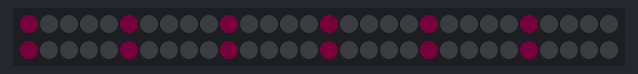
The sketch below on a simulated ESP8266 (NodeMCU). On the bench: 60 RGB LEDs in strip order, left to right, continuing on the next row. Dim RGB values are drawn brighter than linear; WiFi joins after 1.5 s; servers stay silent unless stated; network time is answered at once with the bench clock; the local clock reads 2024-03-15 10:24:30 at power-on unless the sketch sets it.

Above: at 0.1 s.
At 1.6 s:
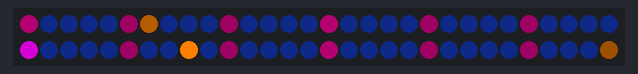

The sketch:

wol_clock.ino
```cpp
//************* Wol Clock by Jon Fuge ******************************

//************* Declare included libraries ******************************
#include <NTPClient.h>
#include <Time.h>
#include <TimeLib.h>
#include <Adafruit_NeoPixel.h>
#include <ESP8266WiFi.h>
#include <WiFiUdp.h>

//************* Declare structures ******************************
//Create structure for LED RGB information
struct RGB {
  byte r, g, b;
};

//Create structure for time information
struct TIME {
  byte Hour, Minute;
};

//************* Editable Options ******************************
//A cor do "12" para dar referência visual ao topo
const RGB Twelve = { 128, 0, 128 }; //roxa clara
//A cor dos "quartos" 3, 6 e 9 para dar referência visual
const RGB Quarters = { 64, 0, 40 }; //roxa escura
//Ta cor das "divisões" 1,2,4,5,7,8,10 e 11 para dar referência visual
const RGB Divisions = { 32, 0, 20 }; //roxa mais escura ainda
//Todos os outros pixels sem informação
const RGB Background = { 1, 3, 10 };//preto

//O ponteiro das horas
const RGB Hour = { 255, 128, 0 };//orange maximum
//O ponteiro dos minutos
const RGB Minute = { 64, 32, 0 };//orange medium
//O ponteiro dos segundos
const RGB Second = { 32, 16, 0 };//orange dim

// Fazer o relógio avançar ou retroceder (dependendo do hardware)
const char ClockGoBackwards = 1;

//Defina o brilho por hora para o modo noturno e diurno
const TIME WeekNight = {21, 30};     // A noite vai escurecer
const TIME WeekMorning = {6, 15};    // Manhã hora de ir brilhante
const TIME WeekendNight = {21, 30};  // A noite vai escurecer
const TIME WeekendMorning = {9, 30}; // Manhã hora de ir brilhante

const int day_brightness = 255;
const int night_brightness = 16;

//Defina seu fuso horário em horas de diferença rom GMT
const int hours_Offset_From_GMT = 0;

//Defina seus detalhes de wi-fi para que a placa possa se conectar e obter o tempo da internet
const char *ssid      = "JPL |||";    //  your network SSID (name)
const char *password  = "123@juarez"; // your network password

byte SetClock;

// Por padrão, 'time.nist.gov' é usado.
WiFiUDP ntpUDP;
NTPClient timeClient(ntpUDP);

// Qual pino do ESP8266 está conectado aos NeoPixels?
#define PIN            2 // 14 This is the D5 pin /-\ esp01 = 2

//************* Declare user functions ******************************
void Draw_Clock(time_t t, byte Phase);
int ClockCorrect(int Pixel);
void SetBrightness(time_t t);
void SetClockFromNTP ();
bool IsDst();

//************* Declare NeoPixel ******************************
Adafruit_NeoPixel pixels = Adafruit_NeoPixel(60, PIN, NEO_GRB + NEO_KHZ800);

//************* Setup function for Wol_Clock ******************************
void setup() {
  pixels.begin();   // Isso inicializa a biblioteca NeoPixel.
  Draw_Clock(0, 1); // Basta desenhar um relógio em branco

  WiFi.begin(ssid, password); // Tente se conectar ao Wi-Fi
  Draw_Clock(0, 2);           // Desenhe o fundo do relógio

  while ( WiFi.status() != WL_CONNECTED )
    delay ( 500 );   // continue esperando até nos conectarmos com sucesso ao WiFi

  Draw_Clock(0, 3);  // Adicione os indicadores de quarto de hora

  SetClockFromNTP(); // obtenha a hora do servidor NTP com correção de fuso horário
}

void SetClockFromNTP ()
{
  timeClient.update();                // obtenha a hora do servidor NTP
  setTime(timeClient.getEpochTime()); // Definir a hora do sistema a partir do relógio
  if (IsDst())
    adjustTime((hours_Offset_From_GMT - 3) * 3600); // compensar a hora do sistema com o fuso horário definido pelo usuário (3600 segundos em uma hora)
  else
    adjustTime(hours_Offset_From_GMT * 3600); // compensar a hora do sistema com o fuso horário definido pelo usuário (3600 segundos em uma hora)
}

bool IsDst()
{
  if (month() < 3 || month() > 10)  return false;
  if (month() > 3 && month() < 10)  return true;

  int previousSunday = day() - weekday();

  if (month() == 3) return previousSunday >= 24;
  if (month() == 10) return previousSunday < 24;

  return false; // esta linha nunca vai acontecer
}

//************* Main program loop for Wol_Clock ******************************
void loop() {
  time_t t = now();   // Obter a hora atual

  Draw_Clock(t, 4);   // Desenhe todo o mostrador do relógio com horas, minutos e segundos
  if (minute(t) == 0) // no início de cada hora, atualize a hora do servidor de horário
    if (SetClock == 1)
    {
      SetClockFromNTP(); // obtenha a hora do servidor NTP com correção de fuso horário
      SetClock = 0;
    }
  else
  {
    delay(200); // Basta esperar por 0,1 segundos
    SetClock = 1;
  }
}

//************* Functions to draw the clock ******************************
void Draw_Clock(time_t t, byte Phase)
{
  if (Phase <= 0)
    for (int i = 0; i < 60; i++)
      pixels.setPixelColor(i, pixels.Color(0, 0, 0)); // para Fase = 0 ou menos, todos os pixels são pretos

  if (Phase >= 1)
    for (int i = 0; i < 60; i++)
      pixels.setPixelColor(i, pixels.Color(Background.r, Background.g, Background.b)); // for Phase = 1 or more, draw minutes with Background colour

  if (Phase >= 2)
    for (int i = 0; i < 60; i = i + 5)
      pixels.setPixelColor(i, pixels.Color(Divisions.r, Divisions.g, Divisions.b)); // for Phase = 2 or more, draw 5 minute divisions

  if (Phase >= 3) {
    for (int i = 0; i < 60; i = i + 15)
      pixels.setPixelColor(ClockCorrect(i), pixels.Color(Quarters.r, Quarters.g, Quarters.b)); // for Phase = 3 or more, draw 15 minute divisions
    pixels.setPixelColor(ClockCorrect(0), pixels.Color(Twelve.r, Twelve.g, Twelve.b)); // for Phase = 3 and above, draw 12 o'clock indicator
  }

  if (Phase >= 4) {
    pixels.setPixelColor(ClockCorrect(second(t)), pixels.Color(Second.r, Second.g, Second.b)); // draw the second hand first
    if (second() % 2)
      pixels.setPixelColor(ClockCorrect(minute(t)), pixels.Color(Minute.r, Minute.g, Minute.b)); // to help identification, minute hand flshes between normal and half intensity
    else
      pixels.setPixelColor(ClockCorrect(minute(t)), pixels.Color(Minute.r / 2, Minute.g / 2, Minute.b / 2)); // lower intensity minute hand

    pixels.setPixelColor(ClockCorrect(((hour(t) % 12) * 5) + minute(t) / 12), pixels.Color(Hour.r, Hour.g, Hour.b)); // draw the hour hand last
  }

  SetBrightness(t); // Defina o brilho do relógio dependendo da hora
  pixels.show();    // mostrar todos os pixels
}

//************* Function to set the clock brightness ******************************
void SetBrightness(time_t t)
{
  int NowHour = hour(t);
  int NowMinute = minute(t);

  if ((weekday() >= 2) && (weekday() <= 6))
    if ((NowHour > WeekNight.Hour) || ((NowHour == WeekNight.Hour) && (NowMinute >= WeekNight.Minute)) || ((NowHour == WeekMorning.Hour) && (NowMinute <= WeekMorning.Minute)) || (NowHour < WeekMorning.Hour))
      pixels.setBrightness(night_brightness);
    else
      pixels.setBrightness(day_brightness);
  else if ((NowHour > WeekendNight.Hour) || ((NowHour == WeekendNight.Hour) && (NowMinute >= WeekendNight.Minute)) || ((NowHour == WeekendMorning.Hour) && (NowMinute <= WeekendMorning.Minute)) || (NowHour < WeekendMorning.Hour))
    pixels.setBrightness(night_brightness);
  else
    pixels.setBrightness(day_brightness);
}

//************* This function reverses the pixel order ******************************
int ClockCorrect(int Pixel)
{
  if (ClockGoBackwards == 1)
    return ((60 - Pixel +30) % 60); // minha primeira tentativa de dirigir o relógio foi para trás :)
  else
    return (Pixel);
}
```
